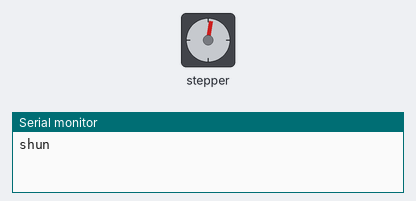
A sketch run on a simulated Arduino Uno, built with avr-gcc and run on an emulated ATmega328P. Shown: stepper motor, the last lines printed to the serial monitor. Stepper angles assume 100 steps per turn.

Above: at 0.15 s.
At 13.8 s:
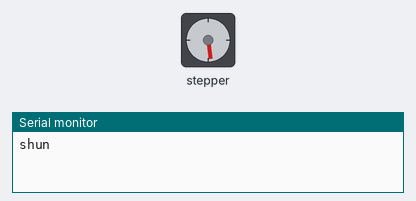
At 19.85 s:
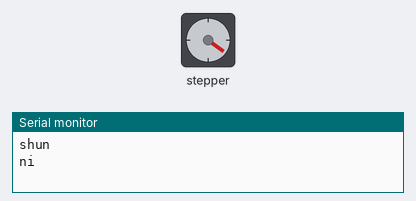
At 39.55 s:
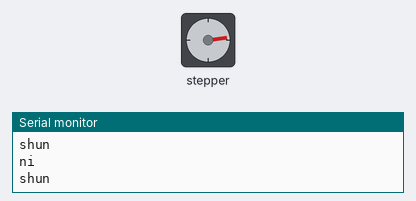
Timing chart, 0 to 40.0 s (numbered marks = the images above):
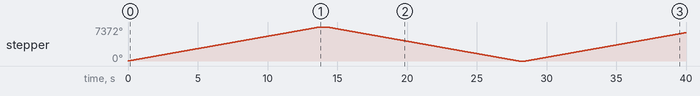

Measured:
- by itself, stepper: turns 7372° clockwise in 13.8 s, then 7372° counter-clockwise in 13.7 s, then 6156° clockwise in 11.5 s

The sketch:

code.ino
```cpp
#include <Stepper.h>


#define STEPS 100


Stepper stepper(STEPS, 8, 9, 10, 11);

void setup()
{

  stepper.setSpeed(90);

  Serial.begin(9600);
}

void loop()
{

    Serial.println("shun");
    stepper.step(2048);
    delay(500);


    Serial.println("ni");
    stepper.step(-2048);
    delay(500);
}
```
